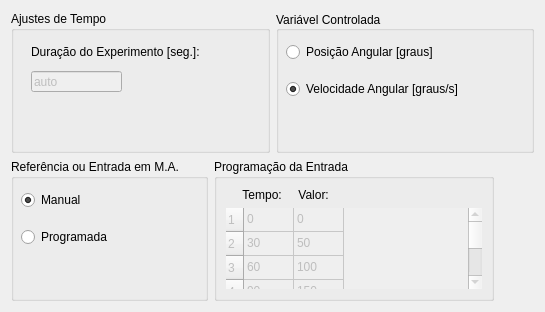
      <widget class="QWidget" name="tab_general_configuration">
       <property name="enabled">
        <bool>true</bool>
       </property>
       <attribute name="title">
        <string>Visão Geral do Ensaio</string>
       </attribute>
       <layout class="QHBoxLayout" name="horizontalLayout_9">
        <item>
         <layout class="QVBoxLayout" name="verticalLayout_15" stretch="1,1">
          <item>
           <layout class="QHBoxLayout" name="horizontalLayout_6">
            <item>
             <widget class="QGroupBox" name="groupBox_4">
              <property name="title">
               <string>Ajustes de Tempo</string>
              </property>
              <widget class="QLineEdit" name="lineEdit_duration">
               <property name="enabled">
                <bool>false</bool>
               </property>
               <property name="geometry">
                <rect>
                 <x>20</x>
                 <y>60</y>
                 <width>91</width>
                 <height>21</height>
                </rect>
               </property>
               <property name="text">
                <string>auto</string>
               </property>
              </widget>
              <widget class="QLabel" name="label_17">
               <property name="geometry">
                <rect>
                 <x>20</x>
                 <y>20</y>
                 <width>191</width>
                 <height>41</height>
                </rect>
               </property>
               <property name="styleSheet">
                <string notr="true">font: 600 9pt &quot;Segoe UI&quot;;</string>
               </property>
               <property name="frameShape">
                <enum>QFrame::Shape::NoFrame</enum>
               </property>
               <property name="text">
                <string>Duração do Experimento [seg.]:</string>
               </property>
               <property name="alignment">
                <set>Qt::AlignmentFlag::AlignLeading|Qt::AlignmentFlag::AlignLeft|Qt::AlignmentFlag::AlignVCenter</set>
               </property>
               <property name="wordWrap">
                <bool>true</bool>
               </property>
              </widget>
              <widget class="QLabel" name="label_18">
               <property name="geometry">
                <rect>
                 <x>20</x>
                 <y>130</y>
                 <width>151</width>
                 <height>41</height>
                </rect>
               </property>
               <property name="styleSheet">
                <string notr="true">font: 600 9pt &quot;Segoe UI&quot;;</string>
               </property>
               <property name="frameShape">
                <enum>QFrame::Shape::NoFrame</enum>
               </property>
               <property name="text">
                <string>Intervalo de Amostragem:</string>
               </property>
               <property name="alignment">
                <set>Qt::AlignmentFlag::AlignLeading|Qt::AlignmentFlag::AlignLeft|Qt::AlignmentFlag::AlignVCenter</set>
               </property>
               <property name="wordWrap">
                <bool>true</bool>
               </property>
              </widget>
              <widget class="QSpinBox" name="spinBox_sample_time">
               <property name="enabled">
                <bool>true</bool>
               </property>
               <property name="geometry">
                <rect>
                 <x>20</x>
                 <y>160</y>
                 <width>101</width>
                 <height>23</height>
                </rect>
               </property>
               <property name="wrapping">
                <bool>false</bool>
               </property>
               <property name="frame">
                <bool>true</bool>
               </property>
               <property name="alignment">
                <set>Qt::AlignmentFlag::AlignCenter</set>
               </property>
               <property name="buttonSymbols">
                <enum>QAbstractSpinBox::ButtonSymbols::UpDownArrows</enum>
               </property>
               <property name="keyboardTracking">
                <bool>true</bool>
               </property>
               <property name="showGroupSeparator" stdset="0">
                <bool>false</bool>
               </property>
               <property name="suffix">
                <string> ms</string>
               </property>
               <property name="minimum">
                <number>2</number>
               </property>
               <property name="maximum">
                <number>500</number>
               </property>
               <property name="singleStep">
                <number>2</number>
               </property>
              </widget>
              <widget class="QCheckBox" name="checkBox_confirm_ts">
               <property name="geometry">
                <rect>
                 <x>20</x>
                 <y>190</y>
                 <width>191</width>
                 <height>41</height>
                </rect>
               </property>
               <property name="text">
                <string>Confirmar
(envia para a Plataforma).</string>
               </property>
               <property name="checked">
                <bool>true</bool>
               </property>
              </widget>
             </widget>
            </item>
            <item>
             <widget class="QGroupBox" name="groupBox_controlled_output">
              <property name="title">
               <string>Variável Controlada</string>
              </property>
              <property name="alignment">
               <set>Qt::AlignmentFlag::AlignLeading|Qt::AlignmentFlag::AlignLeft|Qt::AlignmentFlag::AlignVCenter</set>
              </property>
              <property name="checkable">
               <bool>false</bool>
              </property>
              <widget class="QWidget" name="verticalLayoutWidget_2">
               <property name="geometry">
                <rect>
                 <x>10</x>
                 <y>20</y>
                 <width>201</width>
                 <height>80</height>
                </rect>
               </property>
               <layout class="QVBoxLayout" name="verticalLayout_8">
                <item>
                 <widget class="QRadioButton" name="radioButton_position">
                  <property name="text">
                   <string>Posição Angular [graus]</string>
                  </property>
                 </widget>
                </item>
                <item>
                 <widget class="QRadioButton" name="radioButton_speed">
                  <property name="text">
                   <string>Velocidade Angular [graus/s]</string>
                  </property>
                  <property name="checked">
                   <bool>true</bool>
                  </property>
                 </widget>
                </item>
               </layout>
              </widget>
             </widget>
            </item>
           </layout>
          </item>
          <item>
           <layout class="QHBoxLayout" name="horizontalLayout_7">
            <item>
             <widget class="QGroupBox" name="groupBox_reference_input">
              <property name="title">
               <string>Referência ou Entrada em M.A.</string>
              </property>
              <widget class="QWidget" name="verticalLayoutWidget_3">
               <property name="geometry">
                <rect>
                 <x>10</x>
                 <y>20</y>
                 <width>160</width>
                 <height>80</height>
                </rect>
               </property>
               <layout class="QVBoxLayout" name="verticalLayout_9">
                <item>
                 <widget class="QRadioButton" name="radioButton_manual">
                  <property name="text">
                   <string>Manual</string>
                  </property>
                  <property name="checked">
                   <bool>true</bool>
                  </property>
                 </widget>
                </item>
                <item>
                 <widget class="QRadioButton" name="radioButton_prg">
                  <property name="text">
                   <string>Programada</string>
                  </property>
                  <property name="checked">
                   <bool>false</bool>
                  </property>
                 </widget>
                </item>
               </layout>
              </widget>
             </widget>
            </item>
            <item>
             <widget class="QGroupBox" name="groupBox_input_prg">
              <property name="toolTip">
               <string>&lt;html&gt;&lt;head/&gt;&lt;body&gt;&lt;p&gt;Entre aqui os valores de comando PWM e os instantes de tempo correspondentes.&lt;/p&gt;&lt;/body&gt;&lt;/html&gt;</string>
              </property>
              <property name="title">
               <string>Programação da Entrada</string>
              </property>
              <layout class="QVBoxLayout" name="verticalLayout_6">
               <item>
                <widget class="QLabel" name="label_11">
                 <property name="styleSheet">
                  <string notr="true">font: 600 9pt &quot;Segoe UI&quot;;</string>
                 </property>
                 <property name="text">
                  <string>     Tempo:     Valor:</string>
                 </property>
                 <property name="alignment">
                  <set>Qt::AlignmentFlag::AlignLeading|Qt::AlignmentFlag::AlignLeft|Qt::AlignmentFlag::AlignVCenter</set>
                 </property>
                </widget>
               </item>
               <item>
                <widget class="QTableWidget" name="tableWidget_prog_input">
                 <property name="enabled">
                  <bool>false</bool>
                 </property>
                 <property name="frameShape">
                  <enum>QFrame::Shape::NoFrame</enum>
                 </property>
                 <property name="frameShadow">
                  <enum>QFrame::Shadow::Plain</enum>
                 </property>
                 <property name="lineWidth">
                  <number>2</number>
                 </property>
                 <property name="midLineWidth">
                  <number>0</number>
                 </property>
                 <property name="verticalScrollBarPolicy">
                  <enum>Qt::ScrollBarPolicy::ScrollBarAlwaysOn</enum>
                 </property>
                 <property name="horizontalScrollBarPolicy">
                  <enum>Qt::ScrollBarPolicy::ScrollBarAlwaysOff</enum>
                 </property>
                 <property name="gridStyle">
                  <enum>Qt::PenStyle::SolidLine</enum>
                 </property>
                 <property name="sortingEnabled">
                  <bool>true</bool>
                 </property>
                 <property name="rowCount">
                  <number>15</number>
                 </property>
                 <property name="columnCount">
                  <number>2</number>
                 </property>
                 <attribute name="horizontalHeaderVisible">
                  <bool>false</bool>
                 </attribute>
                 <attribute name="horizontalHeaderCascadingSectionResizes">
                  <bool>false</bool>
                 </attribute>
                 <attribute name="horizontalHeaderDefaultSectionSize">
                  <number>50</number>
                 </attribute>
                 <attribute name="verticalHeaderDefaultSectionSize">
                  <number>24</number>
                 </attribute>
                 <row/>
                 <row/>
                 <row/>
                 <row/>
                 <row/>
                 <row/>
                 <row/>
                 <row/>
                 <row/>
                 <row/>
                 <row/>
                 <row/>
                 <row/>
                 <row/>
                 <row/>
                 <column/>
                 <column/>
                 <item row="0" column="0">
                  <property name="text">
                   <string>0</string>
                  </property>
                 </item>
                 <item row="0" column="1">
                  <property name="text">
                   <string>0</string>
                  </property>
                 </item>
                 <item row="1" column="0">
                  <property name="text">
                   <string>30</string>
                  </property>
                 </item>
                 <item row="1" column="1">
                  <property name="text">
                   <string>50</string>
                  </property>
                 </item>
                 <item row="2" column="0">
                  <property name="text">
                   <string>60</string>
                  </property>
                 </item>
                 <item row="2" column="1">
                  <property name="text">
                   <string>100</string>
                  </property>
                 </item>
                 <item row="3" column="0">
                  <property name="text">
                   <string>90</string>
                  </property>
                 </item>
                 <item row="3" column="1">
                  <property name="text">
                   <string>150</string>
                  </property>
                 </item>
                 <item row="4" column="0">
                  <property name="text">
                   <string>120</string>
                  </property>
                 </item>
                 <item row="4" column="1">
                  <property name="text">
                   <string>0</string>
                  </property>
                 </item>
                 <item row="5" column="0">
                  <property name="text">
                   <string>150</string>
                  </property>
                 </item>
                 <item row="5" column="1">
                  <property name="text">
                   <string>-50</string>
                  </property>
                 </item>
                 <item row="6" column="0">
                  <property name="text">
                   <string>180</string>
                  </property>
                 </item>
                 <item row="6" column="1">
                  <property name="text">
                   <string>-100</string>
                  </property>
                 </item>
                 <item row="7" column="0">
                  <property name="text">
                   <string/>
                  </property>
                 </item>
                </widget>
               </item>
              </layout>
             </widget>
            </item>
            <item>
             <spacer name="horizontalSpacer_2">
              <property name="orientation">
               <enum>Qt::Orientation::Horizontal</enum>
              </property>
              <property name="sizeHint" stdset="0">
               <size>
                <width>40</width>
                <height>20</height>
               </size>
              </property>
             </spacer>
            </item>
           </layout>
          </item>
         </layout>
        </item>
       </layout>
      </widget>
